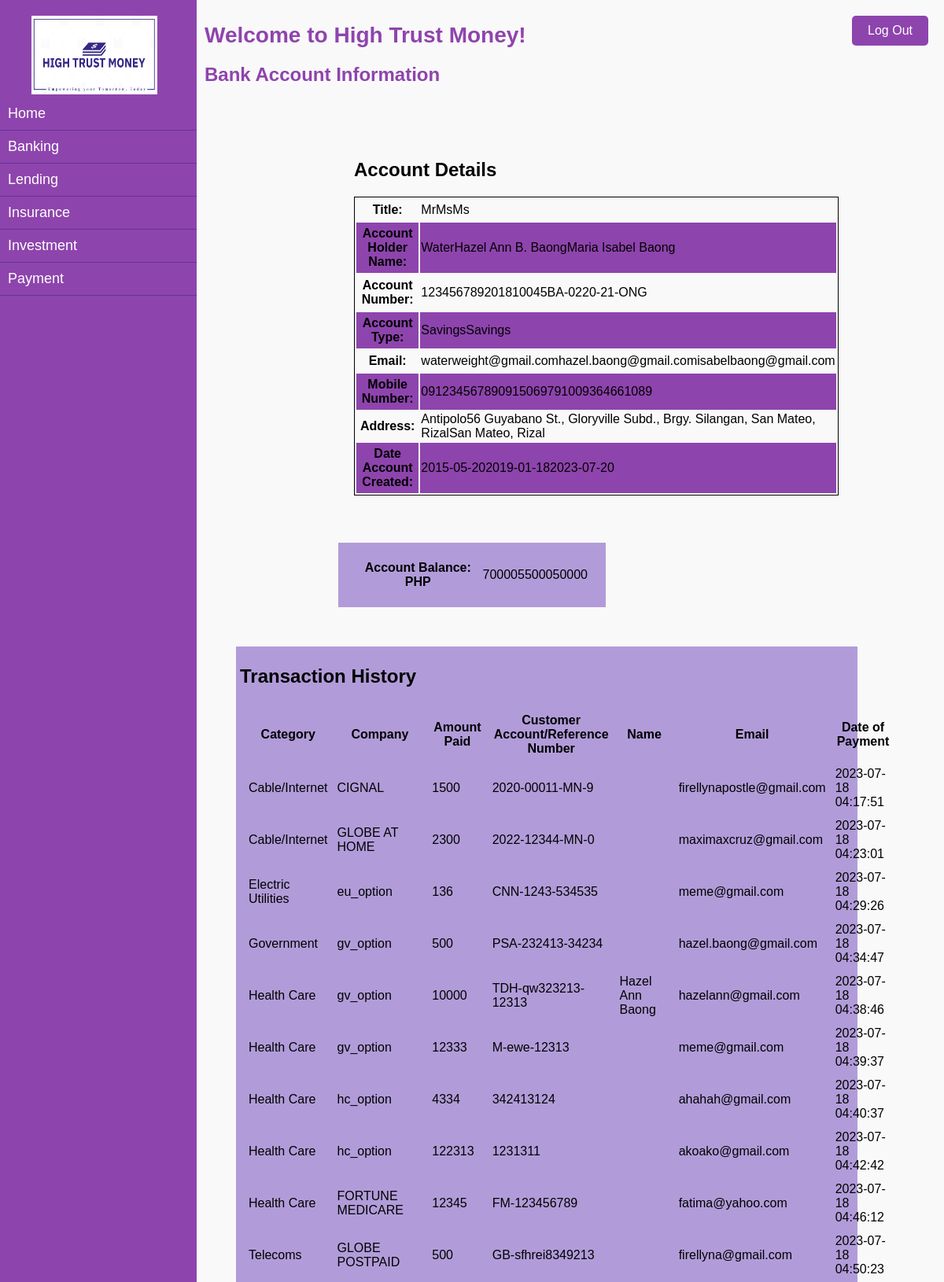
The app's page /banking.php (upper part) with its own data.
### tables this page shows
CREATE TABLE `bankaccount_information` (
  `ba_id` int(11) NOT NULL,
  `title` varchar(10) NOT NULL,
  `account_holder_name` varchar(100) NOT NULL,
  `account_holder_email` varchar(255) NOT NULL,
  `account_holder_mobilenum` varchar(20) NOT NULL,
  `account_number` varchar(20) NOT NULL,
  `account_type` varchar(20) NOT NULL,
  `account_datecreated` date NOT NULL,
  `Address` varchar(255) NOT NULL,
  `remaining_balance` double NOT NULL,
  `notes` varchar(255) NOT NULL
);

CREATE TABLE `payment` (
  `payment_id` int(11) NOT NULL,
  `payment_user_num` varchar(20) NOT NULL,
  `category` varchar(20) NOT NULL,
  `option_selected` varchar(20) NOT NULL,
  `payment_amount` double NOT NULL,
  `cref_num` varchar(50) NOT NULL,
  `name` varchar(100) DEFAULT NULL,
  `email` varchar(255) NOT NULL,
  `payment_date` datetime NOT NULL
);

### banking.php (the view, shortened to what this page needs)
<?php
$servername = "localhost";
$username = "root";
$password = "";
$dbname = "hightrustmoney";
$conn = new mysqli($servername, $username, $password, $dbname);
?>
<!DOCTYPE html>
<html lang="en">
<head>
</head>
<body>
<div class="sidebar">
    <img class="logo" src="hightrustmoneylogo.PNG" alt="High Trust Money">
    <ul>
        <li><a href="dashboard.php">Home</a></li>
        <li><a href="banking.php">Banking</a></li>
        <li><a href="lending.php">Lending</a></li>
        <li><a href="insurance.php">Insurance</a></li>
        <li><a href="investment.php">Investment</a></li>
        <li><a href="payment.php">Payment</a></li>
    </ul>
</div>
<div class="content">
    <h1>Welcome to High Trust Money!</h1>
    <h2>Bank Account Information</h2>
</div>
<div class="container">
    <h2>Account Details</h2>
    <table>
        <tbody>
        <tr>
            <th scope="row">Title:</th>
            <td>
                <?php
                $accountNumber = $_SESSION['account_number'];
                $query = "SELECT * FROM bankaccount_information WHERE account_number LIKE '%$accountNumber%'";
                $query_run = $conn->query($query);
                if ($query_run->num_rows > 0) {
                    foreach ($query_run as $items) {
                        echo $items['title'];
                    }
                } else {
                    echo "No Record Found";
                }
                ?>
            </td>
        </tr>
        <tr>
            <th scope="row">Account Holder Name:</th>
            <td>
                <?php
                $accountNumber = $_SESSION['account_number'];
                $query = "SELECT * FROM bankaccount_information WHERE account_number LIKE '%$accountNumber%'";
                $query_run = $conn->query($query);
                if ($query_run->num_rows > 0) {
                    foreach ($query_run as $items) {
                        echo $items['account_holder_name'];
                    }
                } else {
                    echo "No Record Found";
                }
                ?>
            </td>
        </tr>
        <tr>
            <th scope="row">Account Number:</th>
            <td>
                <?php
                $accountNumber = $_SESSION['account_number'];
                $query = "SELECT * FROM bankaccount_information WHERE account_number LIKE '%$accountNumber%'";
                $query_run = $conn->query($query);
                if ($query_run->num_rows > 0) {
                    foreach ($query_run as $items) {
                        echo $items['account_number'];
                    }
                } else {
                    echo "No Record Found";
                }
                ?>
            </td>
        </tr>
        <tr>
            <th scope="row">Account Type:</th>
            <td>
                <?php
                $accountNumber = $_SESSION['account_number'];
                $query = "SELECT * FROM bankaccount_information WHERE account_number LIKE '%$accountNumber%'";
                $query_run = $conn->query($query);
                if ($query_run->num_rows > 0) {
                    foreach ($query_run as $items) {
                        echo $items['account_type'];
                    }
                } else {
                    echo "No Record Found";
                }
                ?>
            </td>
        </tr>
        <tr>
            <th scope="row">Email:</th>
            <td>
                <?php
                $accountNumber = $_SESSION['account_number'];
                $query = "SELECT * FROM bankaccount_information WHERE account_number LIKE '%$accountNumber%'";
                $query_run = $conn->query($query);
                if ($query_run->num_rows > 0) {
                    foreach ($query_run as $items) {
                        echo $items['account_holder_email'];
                    }
                } else {
                    echo "No Record Found";
                }
                ?>
            </td>
        </tr>
        <tr>
            <th scope="row">Mobile Number:</th>
            <td>
                <?php
                $accountNumber = $_SESSION['account_number'];
                $query = "SELECT * FROM bankaccount_information WHERE account_number LIKE '%$accountNumber%'";
                $query_run = $conn->query($query);
                if ($query_run->num_rows > 0) {
                    foreach ($query_run as $items) {
                        echo $items['account_holder_mobilenum'];
                    }
                } else {
                    echo "No Record Found";
                }
                ?>
            </td>
        </tr>
        <tr>
            <th scope="row">Address:</th>
            <td>
                <?php
                $accountNumber = $_SESSION['account_number'];
                $query = "SELECT * FROM bankaccount_information WHERE account_number LIKE '%$accountNumber%'";
                $query_run = $conn->query($query);
                if ($query_run->num_rows > 0) {
                    foreach ($query_run as $items) {
                        echo $items['Address'];
                    }
                } else {
                    echo "No Record Found";
                }
                ?>
            </td>
        </tr>
        <tr>
            <th scope="row">Date Account Created:</th>
            <td>
                <?php
                $accountNumber = $_SESSION['account_number'];
                $query = "SELECT * FROM bankaccount_information WHERE account_number LIKE '%$accountNumber%'";
                $query_run = $conn->query($query);
                if ($query_run->num_rows > 0) {
                    foreach ($query_run as $items) {
                        echo $items['account_datecreated'];
                    }
                } else {
                    echo "No Record Found";
                }
                ?>
            </td>
        </tr>
        </tbody>
    </table>
</div>
<div class="container2">
    <table>
        <tr>
            <th scope="row">Account Balance: PHP</th>
            <td>
                <?php
                $accountNumber = $_SESSION['account_number'];
                $query = "SELECT * FROM bankaccount_information WHERE account_number LIKE '%$accountNumber%'";
                $query_run = $conn->query($query);
                if ($query_run->num_rows > 0) {
                    foreach ($query_run as $items) {
                        echo $items['remaining_balance'];
                    }
                } else {
                    echo "No Record Found";
                }
                ?>
            </td>
        </tr>
    </table>
</div>
<div class="container3">
    <h2>Transaction History</h2>
    <table>
        <thead>
            <tr>
            <th>Category</th>
            <th>Company</th>
            <th>Amount Paid</th>
            <th>Customer Account/Reference Number</th>
            <th>Name</th>
            <th>Email</th>
            <th>Date of Payment</th>
            </tr>
        </thead>
        <tbody>
        <?php
            $accountNumber = $_SESSION['account_number'];
            $query = "SELECT * FROM payment WHERE payment_user_num LIKE '%$accountNumber%'";
            $query_run = $conn->query($query);
            if ($query_run->num_rows > 0) {
                foreach ($query_run as $items) {
                    echo "<tr>";
                    echo "<td>".$items['category']."</td>";
                    echo "<td>".$items['option_selected']."</td>";
                    echo "<td>".$items['payment_amount']."</td>";
                    echo "<td>".$items['cref_num']."</td>";
                    echo "<td>".$items['name']."</td>";
                    echo "<td>".$items['email']."</td>";
                    echo "<td>".$items['payment_date']."</td>";
                    echo "</tr>";
                }
            } else {
                echo "<tr><td colspan='7'>No Record Found</td></tr>";
            }
        ?>
        </tbody>
    </table>
</div>
<a class="logout-btn" href="logout.php">Log Out</a>
</body>
</html>

### banking.php (style rules this page uses)
body { margin: 0; padding: 0; font-family: "Arial Rounded MT Bold", sans-serif; background-color: #f9f9f9; }
.sidebar { height: 100%; width: 250px; background-color: #8e44ad; padding-top: 20px; position: fixed; top: 0; left: 0; color: #fff; }
.sidebar ul { list-style: none; padding: 0; margin: 0; }
.sidebar li { padding: 10px; border-bottom: 1px solid #663399; }
.sidebar li a { color: #fff; text-decoration: none; display: block; font-size: 18px; }
.logo { */ position: fixed; top: 20px; left: 20px; width: 160px; height: 100px; z-index: 9999; padding-left: 40px; }
.logout-btn { position: fixed; top: 20px; right: 20px; display: inline-block; padding: 10px 20px; background-color: #8e44ad; color: #fff; text-decoration: none; border-radius: 5px; font-size: 16px; transition: background-color 0.3s; }
.container table { border: 1px solid; }
.content { margin-left: 250px; padding: 10px; }
.content h1 { margin-bottom: 20px; font-size: 28px; color: #8e44ad; }
.content h2 { color: #8e44ad; font-size: 24px; margin-bottom: 3px; }
.container { width: 300px; margin: 50px auto; padding: 10px; }
.container tr th { padding: 5px; text-align: center; }
.container tr:nth-child(even) { background-color: #8e44ad; }
.container2 { width: 300px; margin: 50px auto; padding: 20px; background-color: #B19CD9; }
.container3 { align-items: center; width: 65%; margin: 50px auto; margin-left: 300px; padding: 5px; background-color: #B19CD9; border-bottom: 1px solid black; }
.container3 th { padding: 3px; width: 10px; }
.container3 table { border-collapse: separate; border-spacing: 10px; align-items: center; }

### records on screen
bankaccount_information: title "Mr", account_holder_name "Water", account_number "123456789", account_holder_email "waterweight@gmail.com", account_holder_mobilenum "09123456789", Address "Antipolo", account_datecreated "2015-05-20", remaining_balance "70000"
bankaccount_information: title "Ms", account_holder_name "Hazel Ann B. Baong", account_number "201810045", account_type "Savings", account_holder_email "hazel.baong@gmail.com", account_holder_mobilenum "09150697910", Address "56 Guyabano St., Gloryville Subd., Brgy. Silangan, San Mateo, Rizal", account_datecreated "2019-01-18", remaining_balance "55000"
bankaccount_information: title "Ms", account_holder_name "Maria Isabel Baong", account_number "BA-0220-21-ONG", account_type "Savings", account_holder_email "isabelbaong@gmail.com", account_holder_mobilenum "09364661089", Address "San Mateo, Rizal", account_datecreated "2023-07-20", remaining_balance "50000"
payment: category "Cable/Internet", option_selected "CIGNAL", payment_amount "1500", cref_num "2020-00011-MN-9", email "firellynapostle@gmail.com", payment_date "2023-07-18 04:17:51"
payment: category "Cable/Internet", option_selected "GLOBE AT HOME", payment_amount "2300", cref_num "2022-12344-MN-0", email "maximaxcruz@gmail.com", payment_date "2023-07-18 04:23:01"
payment: category "Electric Utilities", option_selected "eu_option", payment_amount "136", cref_num "CNN-1243-534535", email "meme@gmail.com", payment_date "2023-07-18 04:29:26"
payment: category "Government", option_selected "gv_option", payment_amount "500", cref_num "PSA-232413-34234", email "hazel.baong@gmail.com", payment_date "2023-07-18 04:34:47"
payment: category "Health Care", option_selected "gv_option", payment_amount "10000", cref_num "TDH-qw323213-12313", name "Hazel Ann Baong", email "hazelann@gmail.com", payment_date "2023-07-18 04:38:46"
payment: category "Health Care", option_selected "gv_option", payment_amount "12333", cref_num "M-ewe-12313", email "meme@gmail.com", payment_date "2023-07-18 04:39:37"
payment: category "Health Care", option_selected "hc_option", payment_amount "4334", cref_num "342413124", email "ahahah@gmail.com", payment_date "2023-07-18 04:40:37"
payment: category "Health Care", option_selected "hc_option", payment_amount "122313", cref_num "1231311", email "akoako@gmail.com", payment_date "2023-07-18 04:42:42"
payment: category "Health Care", option_selected "FORTUNE MEDICARE", payment_amount "12345", cref_num "FM-123456789", email "fatima@yahoo.com", payment_date "2023-07-18 04:46:12"
payment: category "Telecoms", option_selected "GLOBE POSTPAID", payment_amount "500", cref_num "GB-sfhrei8349213", email "firellyna@gmail.com", payment_date "2023-07-18 04:50:23"
